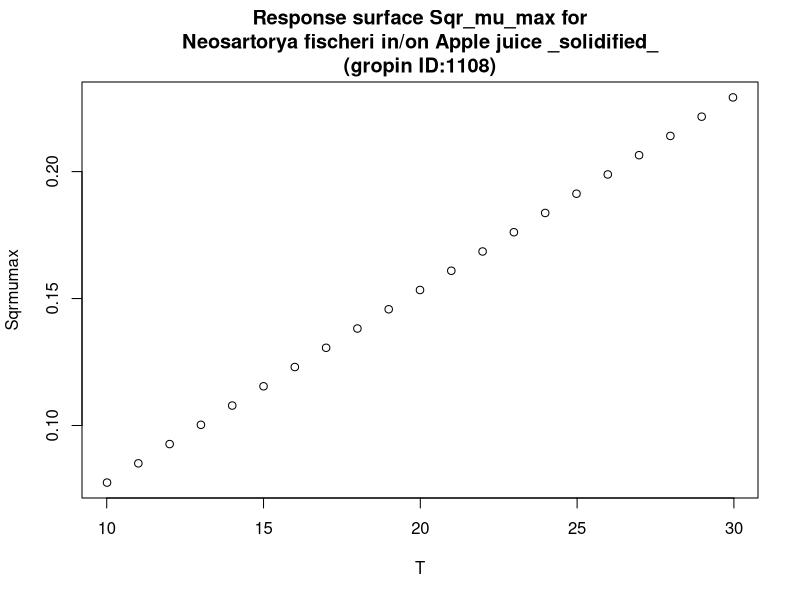

R code for this plot:
#############################
# start of Parameter script
#############################
T <- seq(10.01,29.97002997003,length.out=21)
#############################
# end of Parameter script
#############################
############################# 
# start of Model script Gropin ID 1108 
#############################
 
# constant coefficients for this model
 
variables <- data.frame(T)
argumentsPar <- unique.data.frame(expand.grid(variables))
 
# heart of the model
response_surface <- function(T) {
   mumax <-0.0076*(T+0.19)

	return(mumax=mumax)
} 

# output parameters
responseSurface <- cbind(argumentsPar,response_surface(argumentsPar['T']))
colnames(responseSurface) <- c(colnames(argumentsPar),'Sqrmumax')
#############################
# End of Model script
#############################
############################# 
# start of Visualisation script Gropin ID 1108 
#############################
titleText <-'Response surface Sqr_mu_max for
Neosartorya fischeri in/on Apple juice _solidified_
(gropin ID:1108)'
plot(T,responseSurface$'Sqrmumax',xlab='T',
                          ylab='Sqrmumax',main=titleText)
#############################
# End of Visualisation script
#############################
